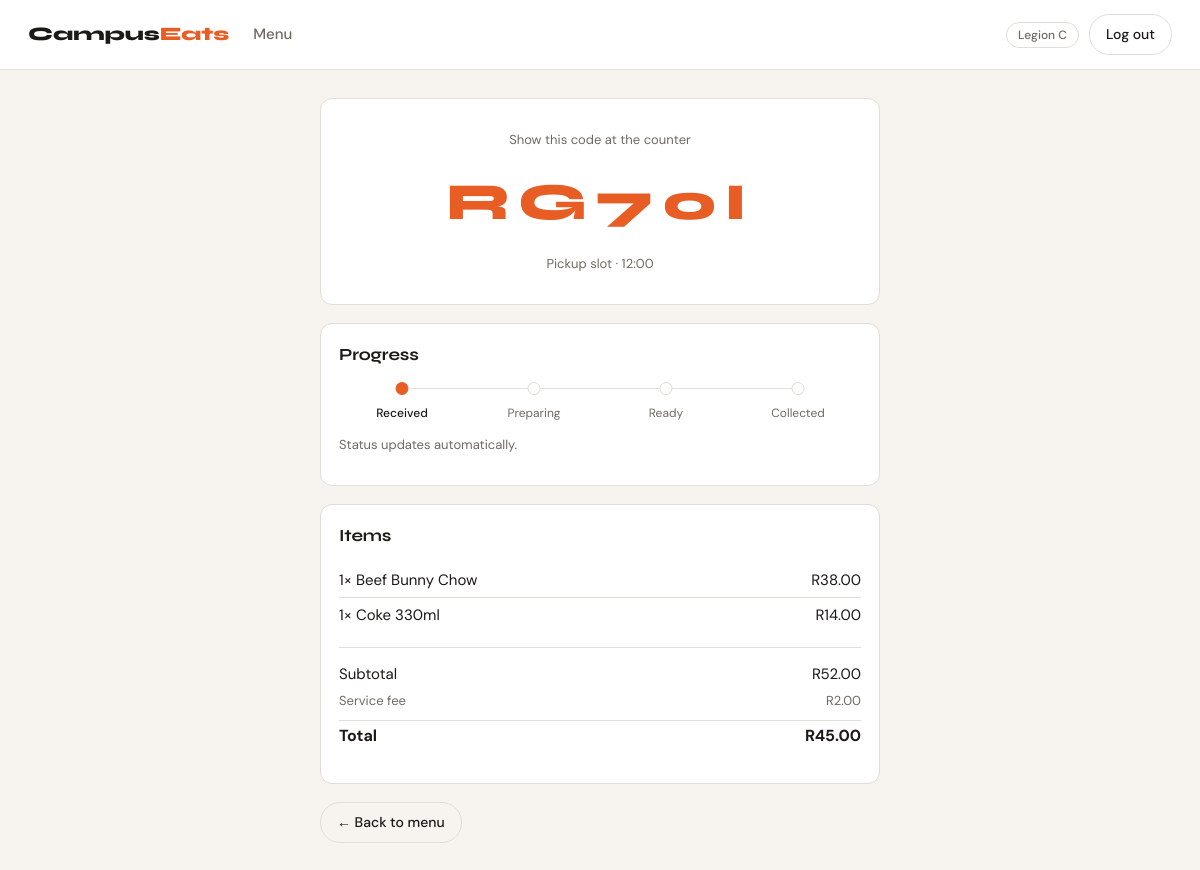
Page /order/1/track (signed in) on the earlier database version.
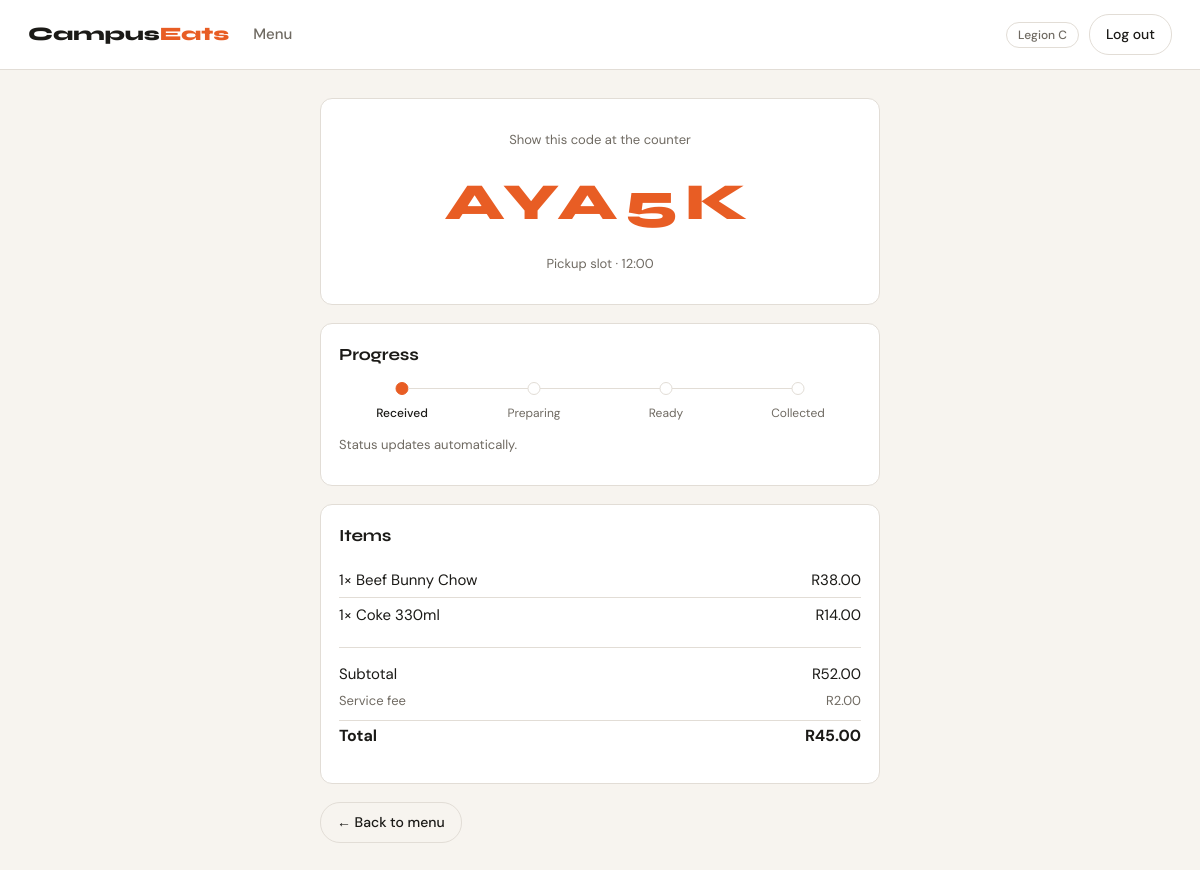
Same page on the later database version.
### models.py (models this page shows, shortened)
class Order(db.Model):
    __tablename__ = 'orders'
    id = db.Column(db.Integer, primary_key=True)
    user_id = db.Column(db.Integer, db.ForeignKey('users.id'), nullable=False)
    promo_id = db.Column(db.Integer, db.ForeignKey('promotions.id'), nullable=True)
    status = db.Column(db.String, nullable=False, default='new') # 'new', 'preparing', 'ready', 'collected'
    pickup_slot = db.Column(db.String, nullable=False)
    subtotal = db.Column(db.Float, nullable=False)
    service_fee = db.Column(db.Float, default=2.0)
    total = db.Column(db.Float, nullable=False)
    pickup_code = db.Column(db.String, unique=True, nullable=False)
    created_at = db.Column(db.DateTime, default=datetime.utcnow)
    items = relationship('OrderItem', backref='order', cascade='all, delete-orphan', lazy=True)
    loyalty_record = relationship('LoyaltyPoints', backref='order', uselist=False, lazy=True)
    def to_dict(self):
        return {
            'id': self.id,
            'user_id': self.user_id,
            'promo_id': self.promo_id,
            'status': self.status,
            'pickup_slot': self.pickup_slot,
            'subtotal': self.subtotal,
            'service_fee': self.service_fee,
            'total': self.total,
            'pickup_code': self.pickup_code,
            'created_at': self.created_at.isoformat(),
            'items': [item.to_dict() for item in self.items]
        }

### routes/student.py (the view)
@student_bp.route('/order/<int:order_id>/track')
@login_required
@role_required('student')
def track(order_id):
    order = Order.query.get_or_404(order_id)
    if order.user_id != session['user_id']:
        return redirect(url_for('student.menu'))
    return render_template('student/track.html', order=order.to_dict())

### models.py (called while the page is built)
    def to_dict(self):
        return {
            'id': self.id,
            'order_id': self.order_id,
            'menu_item_id': self.menu_item_id,
            'quantity': self.quantity,
            'unit_price': self.unit_price,
            'menu_item_name': self.menu_item.name if self.menu_item else None # Assuming menu_item relationship exists
        }

### utils.py (called while the page is built)
def login_required(i):
    @functools.wraps(i)
    def decorated_function(*args, **kwargs):
        if 'user_id' not in session:
            return redirect(url_for('auth.login'))
        else:
            return i(*args, **kwargs)
    return decorated_function

def role_required(*roles):
    def decorator(i):
        @functools.wraps(i)
        def decorated_function(*args, **kwargs):
            if session['role'] not in roles :
                return redirect(url_for('auth.login'))
            else:
                return i(*args, **kwargs)
        return decorated_function
    return decorator

### templates/student/track.html (shortened to what this page needs)
{% extends "base.html" %}
{% block content %}
<div class="track-wrap">
  <section class="card code-card">
    <p class="muted small">Show this code at the counter</p>
    <p class="pickup-code">{{ order.pickup_code }}</p>
    <p class="muted small">Pickup slot · {{ order.pickup_slot }}</p>
  </section>
  <section class="card">
    <h2 class="h-sub">Progress</h2>
    <ol class="progress" id="progress" data-status="{{ order.status }}">
      <li class="step" data-step="new"><span class="dot"></span>Received</li>
      <li class="step" data-step="preparing"><span class="dot"></span>Preparing</li>
      <li class="step" data-step="ready"><span class="dot"></span>Ready</li>
      <li class="step" data-step="collected"><span class="dot"></span>Collected</li>
    </ol>
    <p class="muted small">Status updates automatically.</p>
  </section>
  <section class="card">
    <h2 class="h-sub">Items</h2>
    <ul class="line-items">
      {% for item in order['items'] %}
      <li>
        <span>{{ item.quantity }}× {{ item.menu_item_name }}</span>
        <span>R{{ '%.2f'|format(item.unit_price * item.quantity) }}</span>
      </li>
      {% endfor %}
    </ul>
    <div class="cart-totals">
      <div class="row"><span>Subtotal</span><span>R{{ '%.2f'|format(order.subtotal) }}</span></div>
      <div class="row muted small"><span>Service fee</span><span>R{{ '%.2f'|format(order.service_fee) }}</span></div>
      <div class="row row-total"><span>Total</span><span>R{{ '%.2f'|format(order.total) }}</span></div>
    </div>
  </section>
  <a class="btn btn-ghost" href="{{ url_for('student.menu') }}">← Back to menu</a>
</div>
{% endblock %}

Differences in the rows shown:
changed Order: pickup_code "RG70I" → "AYA5K"
